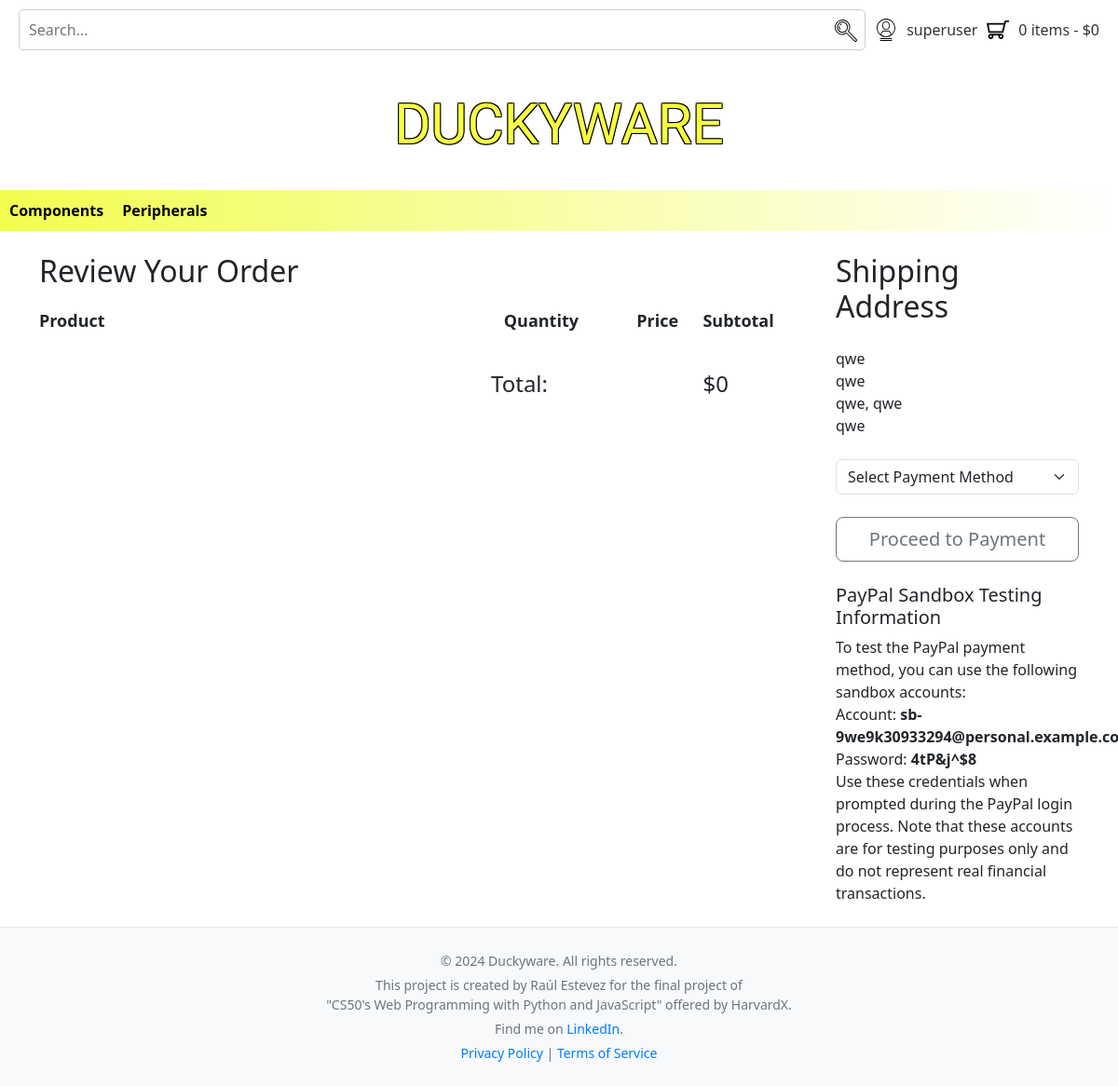
Screenshot of /checkout/ (signed in) with the database file from the repository.
### store/models/base_models.py (models this page shows, shortened)
class Category(models.Model):
    name = models.CharField(max_length=100)
    parent = models.ForeignKey('self', on_delete=models.CASCADE, null=True, blank=True, related_name='children')
    class Meta:
        unique_together = ('name', 'parent',)
        verbose_name_plural = "categories"

class ShippingAddress(models.Model):
    profile = models.ForeignKey(UserProfile, related_name="shipping_addresses", on_delete=models.CASCADE)
    recipient_name = models.CharField(max_length=100, verbose_name="Recipient Name", default="Unknown Recipient")
    full_address = models.CharField(max_length=255)
    city = models.CharField(max_length=100)
    zip_code = models.CharField(max_length=20)
    country = models.CharField(max_length=100)
    class Meta:
        unique_together = ('profile', 'city', 'zip_code', 'country', 'recipient_name')

### store/views.py (the view, shortened to what this page needs)
# urls.py: path('checkout/', views.checkout, name='checkout'),
def checkout(request):
    categories = Category.objects.all()
    cart_data = get_cart_data(request)
    cart_items = get_or_create_cart(request)
    cart_total = sum((item.quantity * item.price).quantize(Decimal('0.01'), rounding=ROUND_HALF_UP) for item in cart_items)
    shipping_address = None
    if request.user.is_authenticated:
        try:
            profile = request.user.profile
            shipping_address = profile.shipping_addresses.first()
        except UserProfile.DoesNotExist:
            pass
    return render(request, 'store/checkout.html', {
        'cart_items': cart_data['cart_items'],
        'categories': categories,
        'cart_total': cart_total,
        'order_items': cart_items,
        'shipping_address': shipping_address,
    })

### store/views.py (called while the page is built, shortened)
def get_cart_data(request):
    cart_items = get_or_create_cart(request)
    total_items = cart_items.aggregate(total_quantity=Sum('quantity'))['total_quantity'] or 0
    total_price = 0.0
    return {
        'cart_items': total_items,
        'cart_total': round(total_price, 2)
    }

def get_or_create_cart(request):
    if request.user.is_authenticated:
        cart_items = CartItem.objects.filter(user=request.user).prefetch_related('content_object')
    else:
        session_key = request.session.session_key
        if not session_key:
            request.session.create()
            session_key = request.session.session_key
        cart_items = CartItem.objects.filter(session_key=session_key).prefetch_related('content_object')
    return cart_items

### store/templates/store/checkout.html (shortened to what this page needs)
{% extends 'store/layout.html' %}
{% load custom_filters %}
{% block content %}
<div class="container mt-4 mb-4">
    <div class="row">
        <div class="col-md-9">
            <h2>Review Your Order</h2>
            <br>
            <div class="cart-items">
                <div class="cart-header">
                    <div class="row">
                        <div class="col-md-7"><h4>Product</h4></div>
                        <div class="col-md-1"><h4>Quantity</h4></div>
                        <div class="col-md-1"></div>
                        <div class="col-md-1"><h4>Price</h4></div>
                        <div class="col-md-1"><h4>Subtotal</h4></div>
                        <div class="col-md-1"></div>
                    </div>
                </div>
                <br>
                <div class="cart-footer">
                    <div class="row">
                        <div class="col-md-8 text-end"><h4>Total:</h4></div>
                        <div class="col-md-2"></div>
                        <div class="col-md-2"><h4>${{ cart_total }}</h4></div>
                    </div>
                </div>
            </div>
        </div>
        <div class="col-md-3">
            {% if user.is_authenticated %}
                {% if shipping_address %}
                    <h2>Shipping Address</h2>
                    <br>
                    <p>{{ shipping_address.recipient_name }}</p>
                    <p>{{ shipping_address.full_address }}</p>
                    <p>{{ shipping_address.city }}, {{ shipping_address.zip_code }}</p>
                    <p>{{ shipping_address.country }}</p>
                    <div class="checkout-action mt-4 text-center">
                        <form id="paymentForm" method="post" action="{% url 'store:process_payment' %}">
                            <div class="form-group">
                                <select class="form-select" name="payment_method" id="payment_method" required>
                                    <option value="1" disabled selected>Select Payment Method</option>
                                </select>
                            </div>
                            <button type="submit" class="btn btn-outline-secondary btn-lg mt-4" id="proceedToPaymentButton">Proceed to Payment</button>
                        </form>
                    </div>
                    <div class="mt-4">
                        <h5>PayPal Sandbox Testing Information</h5>
                        <p>To test the PayPal payment method, you can use the following sandbox accounts:</p>
                        <ul>
                            <li>Account: <strong>sb-9we9k30933294@personal.example.com</strong></li>
                            <li>Password: <strong>4tP&j^$8</strong></li>
                        </ul>
                        <p>Use these credentials when prompted during the PayPal login process. Note that these accounts are for testing purposes only and do not represent real financial transactions.</p>
                    </div>
                {% endif %}
            {% else %}
                <div class="alert alert-warning">
                    <p>Please <a href="{% url 'store:login' %}">login</a> or <a href="{% url 'store:register' %}">register</a> to proceed with your order.</p>
                </div>
            {% endif %}
        </div>
    </div>
</div>
{% endblock %}

### store/templates/store/layout.html (shortened to what this page needs)
{% load static %}
<!DOCTYPE html>
<html lang="en">
<head>
    <link href="https://cdn.jsdelivr.net/npm/bootstrap@5.3.3/dist/css/bootstrap.min.css" rel="stylesheet">
    <link rel="stylesheet" href="https://cdn.jsdelivr.net/npm/sweetalert2@11/dist/sweetalert2.min.css">
    <link rel="stylesheet" href="{% static 'store/css/general.css' %}">
    <link rel="stylesheet" href="{% static 'store/css/layout.css' %}">
    <link rel="stylesheet" href="{% static 'store/css/home.css' %}">
    <link rel="stylesheet" href="{% static 'store/css/category_search.css' %}">
    <link rel="stylesheet" href="{% static 'store/css/product_view.css' %}">
    <link rel="stylesheet" href="{% static 'store/css/cart.css' %}">
    <link rel="stylesheet" href="{% static 'store/css/checkout.css' %}">
</head>
<body>
    <header>
        <div class="top-bar">
            <form action="{% url 'store:search' %}" method="GET" class="search-container">
                <input type="text" name="query" placeholder="Search..." required>
                <button type="submit"><img src="{% static 'store/images/search-icon.svg' %}" alt="Search"></button>
            </form>
            <div class="icon-container">
                {% if user.is_authenticated %}
                    <div class="user-icon-container">
                        <a href="{% url 'store:profile' %}">
                            <img src="{% static 'store/images/user-icon.svg' %}" alt="Profile">
                            <span class="user-name">{{ user.username }}</span>
                        </a>
                    </div>
                {% else %}
                    <a href="{% url 'store:login' %}">
                        <img src="{% static 'store/images/user-icon.svg' %}" alt="Sign In">
                        <span class="sign-in-register">Sign In / Register</span>
                    </a>
                {% endif %}
            </div>
            <div class="cart-container">
                <a href="{% url 'store:cart' %}">
                    <img src="{% static 'store/images/cart-icon.svg' %}" alt="Cart">
                    <span class="cart-text">{{ cart_items }} items - ${{ cart_total }}</span>
                </a>
            </div>
        </div>
        <h1 class="title"><a href="{% url 'store:home' %}" class="site-title">DUCKYWARE</a></h1>
    </header>
    <nav>
        <ul class="nav-menu">
            {% for category in categories %}
                {% if not category.parent %}
                    <li class="nav-item">
                        <a href="{% url 'store:category' category.name %}">{{ category.name }}</a>
                    </li>
                {% endif %}
            {% endfor %}
        </ul>
    </nav>
    <main>
        {% block content %}
        {% endblock %}
    </main>
    <footer>
        <div class="footer-content">
            <p>&copy; 2024 Duckyware. All rights reserved.</p>
            <p>This project is created by Raúl Estevez for the final project of <br>"CS50's Web Programming with Python and JavaScript" offered by HarvardX.</p>
            <p>Find me on <a href="https://www.linkedin.com/in/raulesteveza/" target="_blank">LinkedIn</a>.</p>
            <p>
                <a href="#">Privacy Policy</a> |
                <a href="#">Terms of Service</a>
            </p>
        </div>
    </footer>
</body>
</html>

### store/static/store/css/general.css (style rules this page uses)
* { box-sizing: border-box; }
body, h1, h2, h3, p, ul, ol, li, img { margin: 0; padding: 0; }
img { max-width: 100%; height: auto; }
.site-title { font-family: "Rowdies", sans-serif; font-size: 60px; text-align: center; color: #F7FF40; text-shadow: -1px -1px 0 #000, 1px -1px 0 #000, -1px 1px 0 #000, 1px 1px 0 #000; white-space: nowrap; }
.title { display: flex; justify-content: center; align-items: center; height: 140px; }
.btn { white-space: nowrap; overflow: hidden; text-overflow: ellipsis; display: inline-block; max-width: 100%; }
.btn-lg { padding: 0.5rem 1rem; font-size: 1.25rem; }
ul, li, a, img { margin: 0; padding: 0; list-style: none; text-decoration: none; }

### store/static/store/css/layout.css (style rules this page uses)
.nav-menu { list-style: none; margin: 0; padding: 0; display: flex; background-color: #f2fd50; justify-content: flex-start; background-image: linear-gradient(to right, #f2fd50, #ffffff); background-repeat: repeat-x; }
.nav-item { position: relative; display: inline-block; }
.nav-item a { display: block; padding: 10px; color: black; text-decoration: none; }
.nav-menu > .nav-item > a { font-weight: bold; }
.sign-in-register, .cart-text { display: block; }
.top-bar { width: 100%; display: flex; justify-content: flex-end; align-items: center; padding: 10px 20px; gap: 10px; }
.search-container { display: flex; align-items: center; max-width: 1100px; flex-grow: 1; border: 1px solid #ccc; border-radius: 5px; overflow: hidden; }
.search-container input[type="text"] { flex-grow: 1; border: none; padding: 8px 10px; }
.search-container button { background: none; border: none; padding: 8px; cursor: pointer; }
.icon-container { display: flex; align-items: center; gap: 20px; }
.icon-container img, .search-container button img, .cart-container img { height: 24px; width: 24px; }
.icon-container a, .cart-container a { display: flex; align-items: center; gap: 10px; text-decoration: none; color: #333; }
.cart-container { display: flex; align-items: center; gap: 10px; }
.user-icon-container { position: relative; }
footer { background-color: #f8f9fa; padding: 20px 0; text-align: center; border-top: 1px solid #e7e7e7; }
.footer-content { max-width: 800px; margin: 0 auto; font-size: 14px; color: #6c757d; }
.footer-content p { margin: 5px 0; }
.footer-content a { color: #007bff; text-decoration: none; }

### store/static/store/css/product_view.css (style rules this page uses)
.container { margin: 20px auto; }
.btn { display: block; width: 100%; text-align: center; }

### store/static/store/css/checkout.css (style rules this page uses)
.cart-items { margin-bottom: 20px; }
.cart-header h4 { font-size: 18px; font-weight: bold; }
.cart-footer { padding-top: 10px; }
.text-end { text-align: right; }
.checkout-action { margin-top: 20px; }

### rows the page displays
Category: name "Components"
Category: name "Peripherals"
ShippingAddress: recipient_name "qwe", full_address "qwe", city "qwe", zip_code "qwe", country "qwe"

### other values shown
{{ user.username }} "superuser"
{{ cart_items }} "0"
{{ cart_total }} "0"
